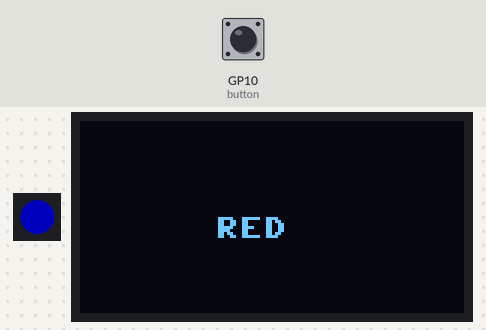
The program below on a simulated Raspberry Pi Pico running MicroPython. On the bench: 1 RGB LEDs in strip order, left to right, 128×64 one-colour display. The inputs (shaded band) are chosen by the test bench; at power-on: GP10 (button) LOW. Dim RGB values are drawn brighter than linear; random numbers come from a fixed seed; threads take turns every 2 ms.

Above: at 2.1 s.
At 14.3 s:
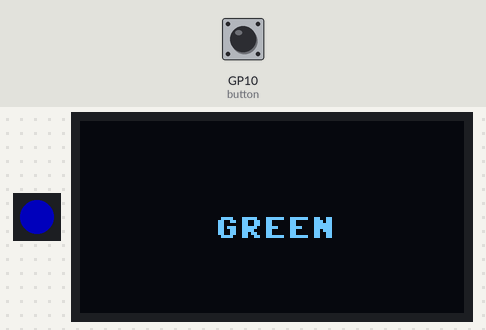
14.4 s: GP10 (button) pulled HIGH for 1 s
At 17.2 s:
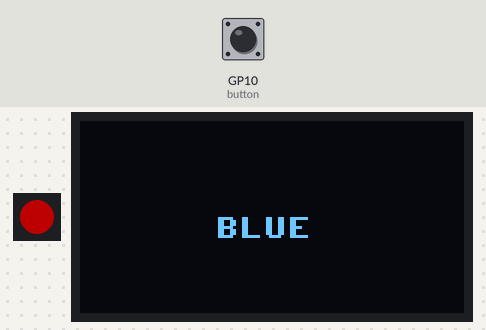
At 20.3 s:
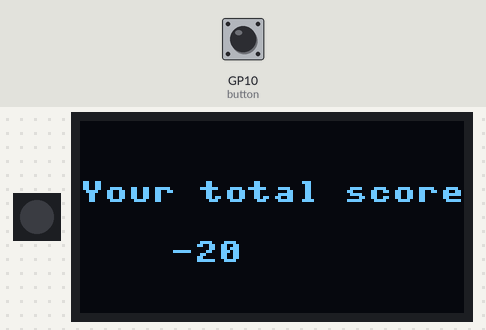
Timing chart, 0 to 21.8 s (numbered marks = the images above; inputs shaded):
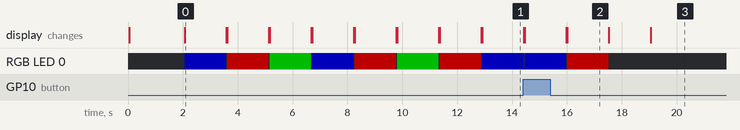

The program:

know_your_color.py
```python
from machine import Pin, I2C
from picobricks import SSD1306_I2C
import utime
import urandom
import _thread
from picobricks import WS2812

WIDTH  = 128
HEIGHT = 64
sda=machine.Pin(4)
scl=machine.Pin(5)
i2c=machine.I2C(0,sda=sda, scl=scl, freq=1000000)
ws = WS2812(pin_num=6, num_leds=1, brightness=0.3)

oled = SSD1306_I2C(WIDTH, HEIGHT, i2c)

button = Pin(10,Pin.IN,Pin.PULL_DOWN)
RED = (255, 0, 0)
GREEN = (0, 255, 0)
BLUE = (0, 0, 255)
WHITE = (255, 255, 255)
BLACK = (0, 0, 0)

oled.fill(0)
oled.show()

ws.pixels_fill(BLACK)
ws.pixels_show()

global button_pressed
score=0
button_pressed = False

def random_rgb():
    global ledcolor
    ledcolor=int(urandom.uniform(1,4))
    if ledcolor == 1:
        ws.pixels_fill(RED)
        ws.pixels_show()
    elif ledcolor == 2:
        ws.pixels_fill(GREEN)
        ws.pixels_show()
    elif ledcolor == 3:
        ws.pixels_fill(BLUE)
        ws.pixels_show()
    elif ledcolor == 4:
        ws.pixels_fill(WHİTE)
        ws.pixels_show()

def random_text():
    global oledtext
    oledtext=int(urandom.uniform(1,4))
    if oledtext == 1:
        oled.fill(0)
        oled.show()
        oled.text("RED",45,32)
        oled.show()
    elif oledtext == 2:
        oled.fill(0)
        oled.show()
        oled.text("GREEN",45,32)
        oled.show()
    elif oledtext == 3:
        oled.fill(0)
        oled.show()
        oled.text("BLUE",45,32)
        oled.show()
    elif oledtext == 4:
        oled.fill(0)
        oled.show()
        oled.text("WHITE",45,32)
        oled.show()

def button_reader_thread():
    while True:
        global button_pressed
        if button_pressed == False:
            if button.value() == 1:
                button_pressed = True
                global score
                global oledtext
                global ledcolor
                if ledcolor == oledtext:
                    score += 10
                else:
                    score -= 10
        utime.sleep(0.01)

_thread.start_new_thread(button_reader_thread, ())

oled.text("The Game Begins",0,10)
oled.show()
utime.sleep(2)

for i in range(10):
    random_text()
    random_rgb()
    button_pressed=False
    utime.sleep(1.5)
    oled.fill(0)
    oled.show()
    ws.pixels_fill(BLACK)
    ws.pixels_show()
utime.sleep(1.5)
oled.fill(0)
oled.show()
oled.text("Your total score:",0,20)
oled.text(str(score), 30,40)
oled.show()
```

Measured:
- what the display in image 0 shows lasts 1.5 s, from 2.1 s to 3.6 s
